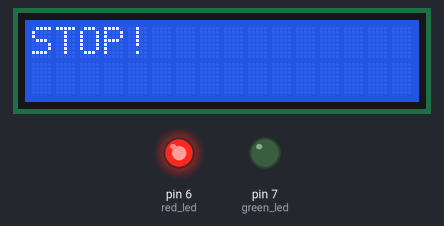
Simulated run of this sketch. Board: Arduino Uno, built with avr-gcc and run on an emulated ATmega328P. On the bench: 16×2 character LCD, output pins drawn as LEDs (lit = HIGH).

Above: at 0.1 s.
At 3.1 s:
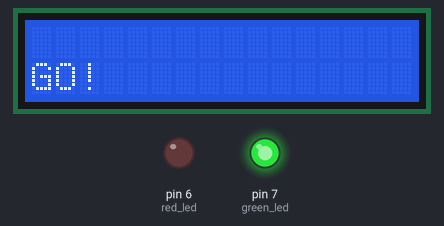
Timing chart, 0 to 129.1 s (numbered marks = the images above):
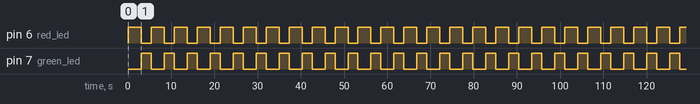

The sketch:

ARDUINO_TRAFFIC_LIGHT_1.ino
```cpp
#include <LiquidCrystal_I2C.h>

int red_led = 6;
int green_led = 7;

// Initialize LCD screen
LiquidCrystal_I2C lcd(0x3F, 16, 2);

void setup() {
  // put your setup code here, to run once:
  // OPEN SERIAL PORT
  Serial.begin(9600);
  // Initialize digital pin LED_BUILTIN as an output
  // We're telling the Arduino "this pin is going to send a signal"
  pinMode(green_led, OUTPUT);  // Green LED
  pinMode(red_led, OUTPUT);  // Red LED

  lcd.init();
  lcd.backlight();

}

// RED LED IS TURNED ON
void STOP() {
  lcd.clear();
  digitalWrite(red_led, HIGH);
  digitalWrite(green_led, LOW);
  // Serial.println("STOP!");
  lcd.setCursor(0, 0);
  lcd.print("STOP!");
}

// RED LED IS TURNED OFF AND GREEN TURNS ON
void GO() {
  lcd.clear();
  digitalWrite(red_led, LOW);
  digitalWrite(green_led, HIGH);
  // Serial.println("GO!");
  lcd.setCursor(0, 1);
  lcd.print("GO!");
}

void loop() {
  // put your main code here, to run repeatedly:
  STOP();
  delay(3000);
  GO();
  delay(2300);
}
```

Measured:
- by itself, pin 6 (red_led): alternates HIGH for 3.0 s and LOW for 2.3 s
- by itself, pin 7 (green_led): alternates HIGH for 2.3 s and LOW for 3.0 s
